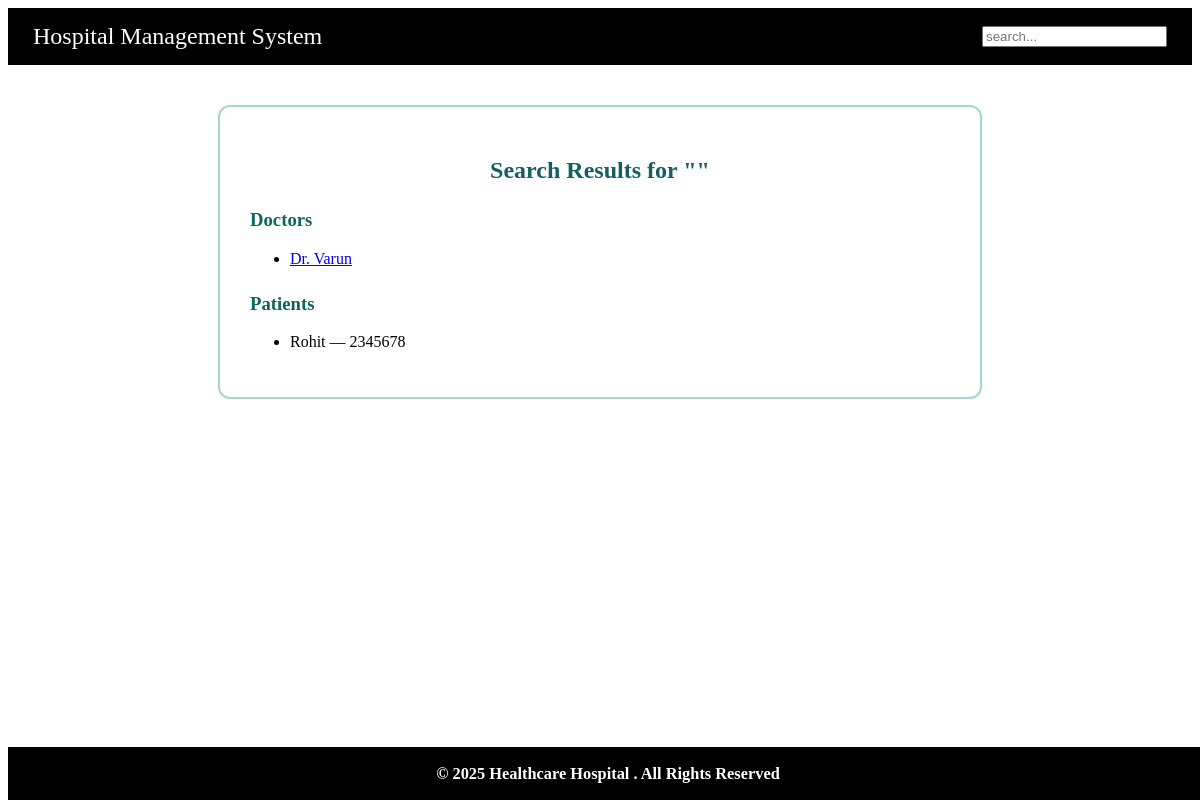
The page /admin_search (signed in) on the database its author committed.
### app.py (models this page shows)
class User(db.Model):
    __tablename__='user_accounts'
    id=db.Column(db.Integer,primary_key=True)
    username=db.Column(db.String(100),unique=True,nullable=False)
    role=db.Column(db.String(50),nullable=False)
    gender=db.Column(db.String(10),nullable=True)
    dob=db.Column(db.Date,nullable=False)
    dept_ref_id=db.Column(db.Integer,db.ForeignKey('medical_departments.id'),nullable=True)
    contact=db.Column(db.String(15),nullable=False)
    registered_on=db.Column(db.DateTime,default=lambda:datetime.now(timezone.utc))
    email_address=db.Column(db.String(100),unique=True,nullable=False)
    password=db.Column(db.String(100),nullable=False)
    department=db.relationship("Department",back_populates="doctors")
    doctor_id = db.Column(db.Integer)
    appointments_as_patient=db.relationship('Appointment',foreign_keys='Appointment.patient_id',backref='patient_details')
    appointments_as_doctors=db.relationship('Appointment',foreign_keys='Appointment.doctor_id',backref='doctor_details')

### app.py (the view)
@app.route('/admin_search')
def admin_search():
    if 'role' not in session or session['role']!='admin':
        return redirect(url_for('login'))
    q = request.args.get('q', '').strip()
    all_doctors = User.query.filter_by(role='doctor').all()
    all_patients = User.query.filter_by(role='patient').all()
    doctors = [d for d in all_doctors if q in d.username.lower()]
    patients = [p for p in all_patients if q in p.username.lower() or q in p.contact]
    return render_template("search_results.html",query=q,doctors=doctors,patients=patients)

### templates/search_results.html (shortened to what this page needs)
{% extends "base.html" %}
{% block content %}
<div class="search-results-box">
    <h2>Search Results for "{{ query }}"</h2>
    {% if doctors %}
        <h3>Doctors</h3>
        <ul>
        {% for doc in doctors %}
            <li>
                <a href="{{ url_for('doctor_details', doc_id=doc.id) }}">
                    Dr. {{ doc.username }}
                </a>
            </li>
        {% endfor %}
        </ul>
    {% endif %}
    {% if patients %}
        <h3>Patients</h3>
        <ul>
        {% for p in patients %}
            <li>{{ p.username }} — {{ p.contact }}</li>
        {% endfor %}
        </ul>
    {% endif %}
</div>
{% endblock %}

### static/style.css (style rules this page uses)
.search-results-box { max-width: 700px; margin: 40px auto; background: #ffffff; padding: 30px; border: 2px solid #a5d6d1; border-radius: 12px; }
.search-results-box h2 { text-align: center; margin-bottom: 20px; color: #155e63; }
.search-results-box h3 { margin-top: 25px; color: #0f645d; }

### rows shown on the page
User: username "Varun"
User: username "Rohit", contact "2345678"
